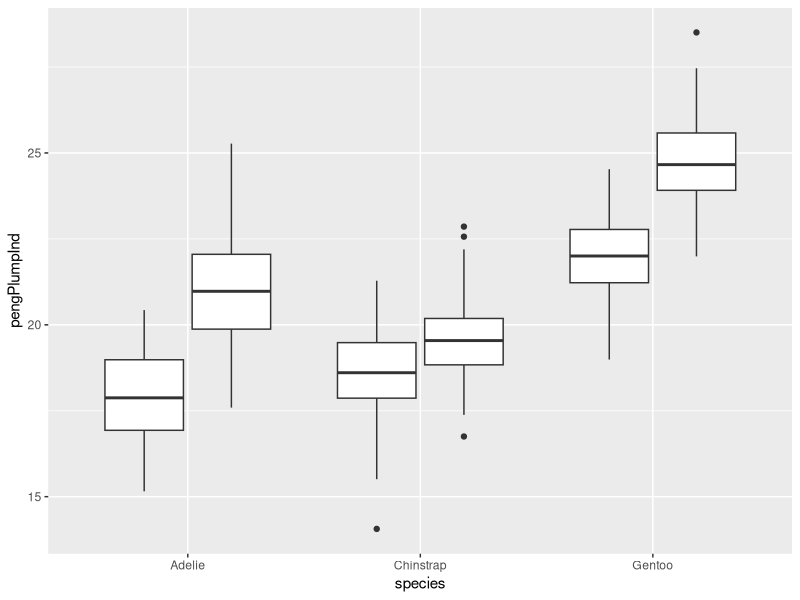
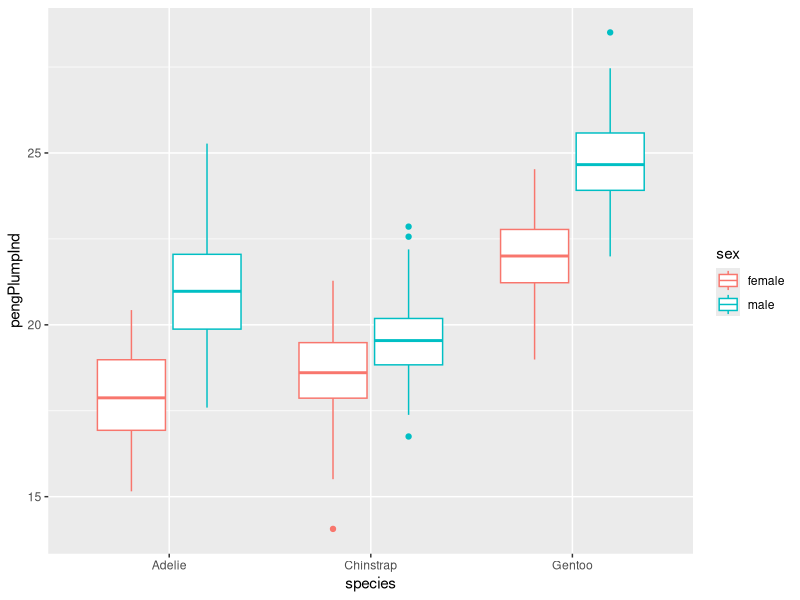
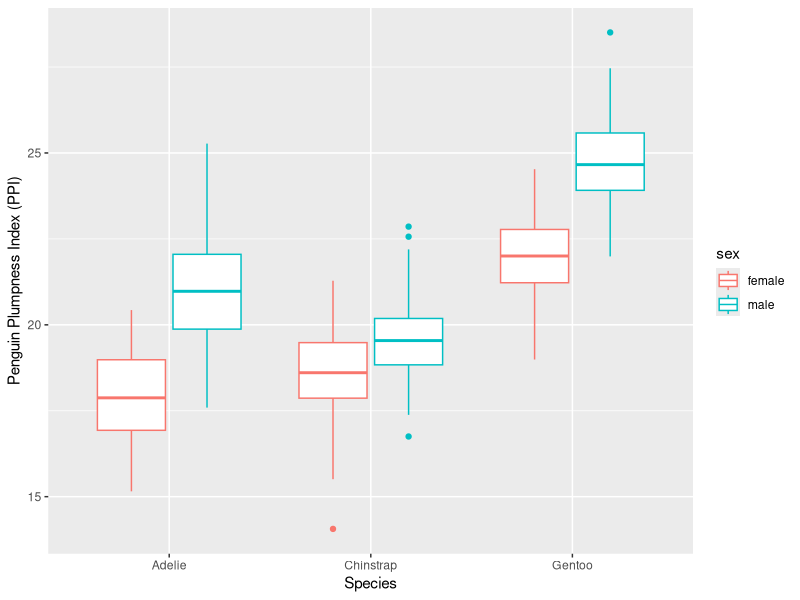

Generate these figures, in order, with R:
## ---- chunk 1
library(tidyverse) # load it in the current R session.
## ---- chunk 2
library(palmerpenguins) # load it in current R session
## ---- chunk 3
print(penguins)
## ---- chunk 4
penguins_df = as.data.frame(penguins) # creata a data.frame by applying the as.data.frame() function to the penguin tibble
print(penguins_df)
## ---- chunk 5
str(penguins_df)
## ---- chunk 6
penguins_tibble = as_tibble(penguins_df)
print(penguins_tibble)
## ---- chunk 7
select(penguins, body_mass_g) ## select(tibble, column)
## ---- chunk 8
pull(penguins, body_mass_g)
## ---- chunk 9
penguins_df$body_mass_g ## subsetting by variable using base R's $ notation
## ---- chunk 10
select(penguins, body_mass_g, sex) ## select(tibble, column)
## ---- chunk 11
# Intermediate Steps #
bodyMassDat =  select(penguins, body_mass_g, sex) # select body mass and sex and save as a new tibble
filter(bodyMassDat, sex == "female") # filter bodyMassDat for only the rows for which sex is female

# Nested Steps #
filter(select(penguins, body_mass_g, sex), sex == "female") # use select() inside filter() to select variables before filter

# Piping #
select(penguins, body_mass_g, sex) %>% filter(sex == "female") # use select, "pipe" output forward to filter()
## ---- chunk 12
select(penguins, island, body_mass_g, sex) %>% # use select to get island, body mass, sex from the penguins data set, pipe output forward
  filter(sex == "female" & island == "Torgersen") # then filter for rows where sex is female and island is Torgersen
## ---- chunk 13
mutate(penguins, pengPlumpInd = body_mass_g / flipper_length_mm) # mutate(data, newVariableName = ...)
## ---- chunk 14
filter(penguins, !is.na(sex)) %>% mutate(pengPlumpInd = body_mass_g / flipper_length_mm)
## ---- chunk 15
filter(penguins, !is.na(sex)) %>% group_by(sex) # filter for rows for which sex is *not* NA, and then group the result by sex.
## ---- chunk 16
filter(penguins, !is.na(sex)) %>% group_by(sex, island) # filter for rows for which sex is *not* NA, and then group the result by sex and island.
## ---- chunk 17
# filter penguins to remove rows for which sex is unknown, then group the data by sex, and then calculate mean body mass for each group.
filter(penguins, !is.na(sex)) %>% group_by(sex) %>% summarize(meanBodyMassg = mean(body_mass_g))
## ---- chunk 18
filter(penguins, !is.na(sex)) %>% group_by(sex) %>% summarize(meanBodyMassg = mean(body_mass_g), sdBodyMassg = sd(body_mass_g))
## ---- chunk 19
# filter() to remove rows where sex is NA,
filter(penguins, !is.na(sex)) %>% 
  # mutate() to calculate penguin plumpness index from body mass and flipper length
  mutate(pengPlumpInd = body_mass_g / flipper_length_mm) %>% 
  # group data by sex
  group_by(sex) %>%
  # summarize groups in terms of mean body manss, sd in body mass, mean PPI, and sd in PPI
  summarize(meanBodyMassg = mean(body_mass_g),
            sdBodyMassg = sd(body_mass_g),
            meanPPI = mean(pengPlumpInd),
            sdPPI = sd(pengPlumpInd))
## ---- chunk 20
# filter() to remove rows where sex is NA,
filter(penguins, !is.na(sex)) %>% 
  # mutate() to calculate penguin plumpness index from body mass and flipper length
  mutate(pengPlumpInd = body_mass_g / flipper_length_mm) %>% 
  # group data by sex
  group_by(sex) %>%
  # summarize groups in terms of mean body manss, sd in body mass, mean PPI, and sd in PPI
  summarize(meanBodyMassg = mean(body_mass_g),
            sdBodyMassg = sd(body_mass_g),
            CVBodyMassg = sdBodyMassg / meanBodyMassg,
            meanPPI = mean(pengPlumpInd),
            sdPPI = sd(pengPlumpInd))
## ---- chunk 21
# filter() to remove rows where sex is NA,
filter(penguins, !is.na(sex)) %>% 
  # mutate() to calculate penguin plumpness index from body mass and flipper length
  mutate(pengPlumpInd = body_mass_g / flipper_length_mm) %>% 
  # group data by sex
  group_by(species, island, sex) %>%
  # summarize groups in terms of mean body manss, sd in body mass, mean PPI, and sd in PPI
  summarize(meanBodyMassg = mean(body_mass_g),
            sdBodyMassg = sd(body_mass_g),
            CVBodyMassg = sdBodyMassg / meanBodyMassg,
            meanPPI = mean(pengPlumpInd),
            sdPPI = sd(pengPlumpInd),
            sampleSize = n())
## ---- chunk 22
# filter() to remove rows where sex is NA,
filter(penguins, !is.na(sex)) %>% 
  # mutate() to calculate penguin plumpness index from body mass and flipper length
  mutate(pengPlumpInd = body_mass_g / flipper_length_mm) %>% 
  # group data by sex
  group_by(species, island, sex) %>%
  # summarize groups in terms of mean body manss, sd in body mass, mean PPI, and sd in PPI
  summarize(meanBodyMassg = mean(body_mass_g),
            sdBodyMassg = sd(body_mass_g),
            CVBodyMassg = sdBodyMassg / meanBodyMassg,
            meanPPI = mean(pengPlumpInd),
            sdPPI = sd(pengPlumpInd),
            sampleSize = n()) %>% 
  # sort by descending body mass to get largest at top -- careful that we sort on the new summary variables, not theoriginal variables!
  arrange(desc(meanBodyMassg))
## ---- chunk 23
# filter() to remove rows where sex is NA,
filter(penguins, !is.na(sex)) %>% 
  # mutate() to calculate penguin plumpness index from body mass and flipper length
  mutate(pengPlumpInd = body_mass_g / flipper_length_mm) %>% 
  # fit a linear model where pengPlumpInd is the response variable, and sex, species, and their interaction is the predictor
  lm(formula = pengPlumpInd ~ species + sex + species:sex) %>% 
  # ask r to analyse that linear model using an ANalysis Of VAriance (ANOVA) using the anova() function in base R.
  anova()
## ---- chunk 24
library(ggplot2) # load it in the current R session.
## ---- chunk 25
  # filter() to remove rows where sex is NA,
  filter(penguins, !is.na(sex)) %>% 
  # mutate() to calculate penguin plumpness index from body mass and flipper length
  mutate(pengPlumpInd = body_mass_g / flipper_length_mm) %>% 
  # use ggplot() to plot PPI for each species, grouped by sex.
  # the first term (ggplot()) just sets up the plot object by saying what the x, y, and grouping variables will be.
  # the second term (geom_boxplot()) specifies a "layer" of the plot's appearance-- in this case, a boxplot.
  # Note that we don't have to specify our data set for either argument because it is inherited from the pipe.
  # Also note that we don't have to re-specify our x, y, and grouping variable in geom_boxplot because it inherits
  # these from the first ggplot term (unless we tell it otherwise).
  ggplot(aes(x = species, y = pengPlumpInd, by = sex)) + # use plus signs to add on additional ggplot "layers"
  geom_boxplot()
## ---- chunk 26
  # filter() to remove rows where sex is NA,
  filter(penguins, !is.na(sex)) %>% 
  # mutate() to calculate penguin plumpness index from body mass and flipper length
  mutate(pengPlumpInd = body_mass_g / flipper_length_mm) %>% 
  # use ggplot() to plot PPI for each species, grouped by sex.
  # This time, specify that boxplots should differ in color depending on sex.
  ggplot(aes(x = species, y = pengPlumpInd, by = sex)) + 
  geom_boxplot(aes(color = sex))
## ---- chunk 27
  # filter() to remove rows where sex is NA,
  filter(penguins, !is.na(sex)) %>% 
  # mutate() to calculate penguin plumpness index from body mass and flipper length
  mutate(pengPlumpInd = body_mass_g / flipper_length_mm) %>% 
  # use ggplot() to plot PPI for each species, grouped by sex.
  # Can omit the "by" argument in ggplot() because we apply colors by the same grouping structure in geom_boxplot.
  ggplot(aes(x = species, y = pengPlumpInd)) + 
  geom_boxplot(aes(color = sex)) + 
  xlab("Species") +
  ylab("Penguin Plumpness Index (PPI)")
## ---- chunk 28
# filter() to remove rows where sex is NA,
filter(penguins, !is.na(sex)) %>% 
  # mutate() to calculate penguin plumpness index from body mass and flipper length
  mutate(pengPlumpInd = body_mass_g / flipper_length_mm) %>% 
  # group data by sex
  group_by(species, island, sex) %>%
  # summarize groups in terms of mean body mass, sd in body mass, mean PPI, and sd in PPI
  summarize(meanBodyMassg = mean(body_mass_g),
            sdBodyMassg = sd(body_mass_g),
            CVBodyMassg = sdBodyMassg / meanBodyMassg,
            meanPPI = mean(pengPlumpInd),
            sdPPI = sd(pengPlumpInd),
            sampleSize = n())
## ---- chunk 29
# filter() to remove rows where sex is NA,
filter(penguins, !is.na(sex)) %>% 
  # mutate() to calculate penguin plumpness index from body mass and flipper length
  mutate(pengPlumpInd = body_mass_g / flipper_length_mm) %>% 
  # group data by sex
  group_by(species, island, sex) %>%
  # summarize groups in terms of mean body manss, sd in body mass, mean PPI, and sd in PPI
  summarize(meanBodyMassg = mean(body_mass_g),
            sdBodyMassg = sd(body_mass_g),
            CVBodyMassg = sdBodyMassg / meanBodyMassg,
            meanPPI = mean(pengPlumpInd),
            sdPPI = sd(pengPlumpInd),
            sampleSize = n()) %>% 
  # be sure to select *only* the variables you need in your wider table, else things will get messy. 
  select(island, sex, meanBodyMassg) %>% 
  # use pivot_wider() to turn values of island into their own columns, with the corresponding value of mean body mass contained in each.
  pivot_wider(names_from = island, values_from = meanBodyMassg)
## ---- chunk 30
# filter() to remove rows where sex is NA,
filter(penguins, !is.na(sex)) %>% 
  # mutate() to calculate penguin plumpness index from body mass and flipper length
  mutate(pengPlumpInd = body_mass_g / flipper_length_mm) %>% 
  # group data by sex
  group_by(species, island, sex) %>%
  # summarize groups in terms of mean body manss, sd in body mass, mean PPI, and sd in PPI
  summarize(meanBodyMassg = mean(body_mass_g),
            sdBodyMassg = sd(body_mass_g),
            CVBodyMassg = sdBodyMassg / meanBodyMassg,
            meanPPI = mean(pengPlumpInd),
            sdPPI = sd(pengPlumpInd),
            sampleSize = n()) %>% 
  # be sure to select *only* the variables you need in your wider table, else things will get messy. 
  select(island, sex, meanBodyMassg) %>% 
  # use pivot_wider() to turn values of island into their own columns, with the corresponding value of mean body mass contained in each.
  pivot_wider(names_from = island, values_from = meanBodyMassg) %>% 
  # use pivot_longer() to collapse values for different islands into a single column and create a new column with the body mass measure for 
  # each island.
  pivot_longer(cols = c(Biscoe, Dream, Torgersen), names_to = "island", values_to = "meanBodyMassg")
